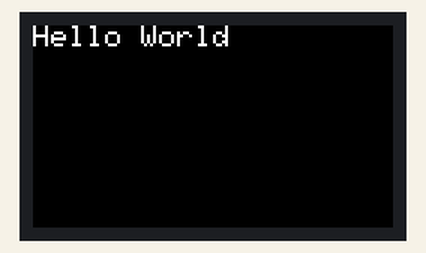
Recording of a sketch running on a simulated ESP32. Parts: 240×135 colour display.

Above: at 0.2 s.

The sketch:

main.ino
```cpp
#include <M5StickCPlus2.h>

void setup() {
  M5.begin();

  Serial.begin(9600);

  M5.Lcd.fillScreen(BLACK);
  M5.Lcd.setRotation(3);
  M5.Lcd.setTextSize(2);
  M5.Lcd.println("Hello World");

}

void loop() {

}
```
